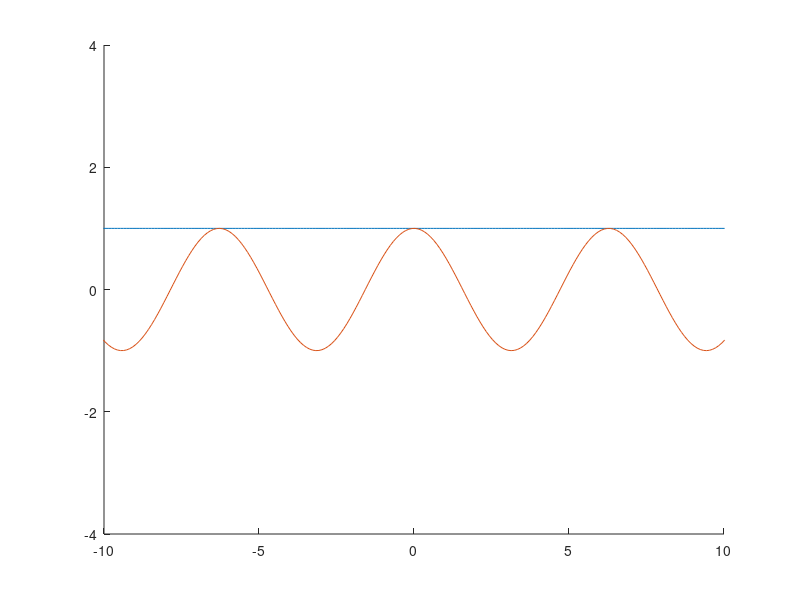

Here is the MATLAB script that generated this plot:
clc
close all
clear all

x = -4*pi:0.1:4*pi;

f = cos(0) + x*0;

figure(1)
hold on;

plot(x, f)
plot(x, cos(x))

axis([-10 10 -4 4])

hold off;
